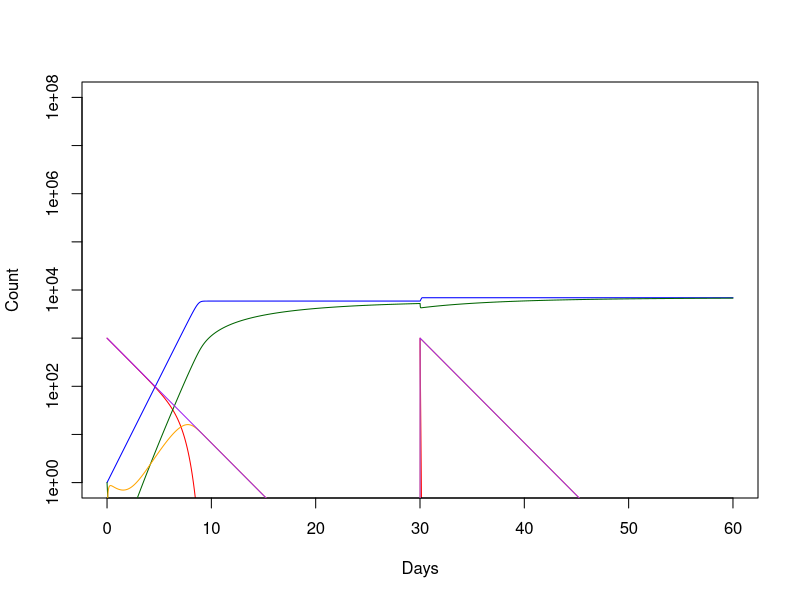

Here is the R script that generated this plot:
#Implementation of basic Z+A 2015 model just to make sure I remember
#exactly what I'm doing here

#Graham Northrup June 30

NUMDAYS <- 60
dt <- 0.01
NUMSTEPS <- NUMDAYS/dt
Hf <- rep(0, NUMSTEPS) #free antigen
Hb <- rep(0, NUMSTEPS) #bound antigen
B <- rep(0, NUMSTEPS) #B cells
A <- rep(0, NUMSTEPS) #Antibodies
t <- seq(0, NUMDAYS, dt) #time vector

k <- 0.01 #1/AU*day
dH <- 0.5 #1/day
dB <- 3 #1/day
s <- 1 #1/day
phi <- #AU
a <- 0.1 #1/day
dA <- 0.1 #1/dat

Hf[1] <- 1000
B[1] <- 1
A[1] <- 1

HfFUNC <- function(k,dH,A,Hf,t) { #evaluates dHf/dt at given values and time
  return(-k*A[t]*Hf[t] - dH*Hf[t])
}

HbFUNC <- function(k,dH,A,Hf,Hb,t) { #evals Hb ODE
  return(k*A[t]*Hf[t] - dH*Hb[t])
}

BFUNCMask <- function(s,phi,B,Hf,t) { #B cell ODE
  return((s*B[t]*Hf[t])/(phi + Hf[t]))
}

BFUNCNonMask <- function(s,phi,B,Hf,Hb,t) { #B cell ODE. Also causes weird dynamics
  H <- Hf[t] + Hb[t]
  return((s*B[t]*H)/(phi + H))
}

AFUNC <- function(k,dA,a,B,Hf,A,t) { #Ab ODE
  return(a*B[t] - k*A[t]*Hf[t] - dA*A[t])
}


#Forward Euler first because I want to make sure I'm
#in the right ballpark on this

for (i in 1:NUMSTEPS) {
  if (t[i] == 30) {
    Hf[i+1] = 1000
  } else {
    Hf[i+1] <- Hf[i] + dt*HfFUNC(k,dH,A,Hf,i)
  }
  Hb[i+1] <- Hb[i] + dt*HbFUNC(k,dH,A,Hf,Hb,i)
  B[i+1] <- B[i] + dt*BFUNCMask(s,phi,B,Hf,i)
  A[i+1] <- A[i] + dt*AFUNC(k,dA,a,B,Hf,A,i)
  if (Hf[i+1] < 0.0001) {
    Hf[i+1] <- 0
  }
  if (Hb[i+1] < 0.0001) {
    Hb[i+1] <- 0
  } else if (Hb[i+1] > 1000) {
    Hb[i+1] <- 1000
  }

}

plot(t ,Hf,type='l',col='red',log = 'y', xlim=c(0,60),ylim=c(1,100000000),xlab='Days',ylab='Count')
lines(t,B,type='l',col='blue')
lines(t,A,type='l',col='dark green')
lines(t,Hb,type='l', col='orange')

lines(t,Hf+Hb,type='l', col='purple')


